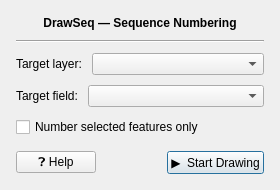
<?xml version="1.0" encoding="UTF-8"?>
<ui version="4.0">
 <class>SetupDialogBase</class>
 <widget class="QDialog" name="SetupDialogBase">
  <property name="geometry">
   <rect>
    <x>0</x>
    <y>0</y>
    <width>280</width>
    <height>190</height>
   </rect>
  </property>
  <property name="windowTitle">
   <string>DrawSeq – Setup</string>
  </property>
  <property name="minimumSize">
   <size>
    <width>280</width>
    <height>190</height>
   </size>
  </property>
  <layout class="QVBoxLayout" name="mainLayout">
   <property name="spacing">
    <number>10</number>
   </property>
   <property name="leftMargin">
    <number>16</number>
   </property>
   <property name="topMargin">
    <number>16</number>
   </property>
   <property name="rightMargin">
    <number>16</number>
   </property>
   <property name="bottomMargin">
    <number>16</number>
   </property>

   <!-- Title label -->
   <item>
    <widget class="QLabel" name="titleLabel">
     <property name="text">
      <string>&lt;b&gt;DrawSeq — Sequence Numbering&lt;/b&gt;</string>
     </property>
     <property name="alignment">
      <set>Qt::AlignHCenter</set>
     </property>
    </widget>
   </item>

   <!-- Horizontal rule / separator -->
   <item>
    <widget class="QFrame" name="line">
     <property name="frameShape">
      <enum>QFrame::HLine</enum>
     </property>
     <property name="frameShadow">
      <enum>QFrame::Sunken</enum>
     </property>
    </widget>
   </item>

   <!-- Layer selection row -->
   <item>
    <layout class="QHBoxLayout" name="layerRow">
     <item>
      <widget class="QLabel" name="layerLabel">
       <property name="text">
        <string>Target layer:</string>
       </property>
      </widget>
     </item>
     <item>
      <widget class="QComboBox" name="layerComboBox">
       <property name="sizePolicy">
        <sizepolicy hsizetype="Expanding" vsizetype="Fixed">
         <horstretch>1</horstretch>
         <verstretch>0</verstretch>
        </sizepolicy>
       </property>
       <property name="toolTip">
        <string>Select the vector layer whose features will be numbered</string>
       </property>
      </widget>
     </item>
    </layout>
   </item>

   <!-- Field selection row -->
   <item>
    <layout class="QHBoxLayout" name="fieldRow">
     <item>
      <widget class="QLabel" name="fieldLabel">
       <property name="text">
        <string>Target field:</string>
       </property>
      </widget>
     </item>
     <item>
      <widget class="QComboBox" name="fieldComboBox">
       <property name="sizePolicy">
        <sizepolicy hsizetype="Expanding" vsizetype="Fixed">
         <horstretch>1</horstretch>
         <verstretch>0</verstretch>
        </sizepolicy>
       </property>
       <property name="toolTip">
        <string>Select an existing field or type a new one to store sequence numbers</string>
       </property>
      </widget>
     </item>
    </layout>
   </item>

   <!-- Selected-only checkbox -->
   <item>
    <widget class="QCheckBox" name="selectedOnlyCheckBox">
     <property name="text">
      <string>Number selected features only</string>
     </property>
     <property name="toolTip">
      <string>When checked, only the currently selected features in the layer will be considered for numbering</string>
     </property>
    </widget>
   </item>

   <!-- Spacer -->
   <item>
    <spacer name="verticalSpacer">
     <property name="orientation">
      <enum>Qt::Vertical</enum>
     </property>
     <property name="sizeHint" stdset="0">
      <size>
       <width>20</width>
       <height>10</height>
      </size>
     </property>
    </spacer>
   </item>

   <!-- Bottom button row: Help + Start Drawing -->
   <item>
    <layout class="QHBoxLayout" name="bottomButtonRow">
     <item>
      <widget class="QPushButton" name="helpButton">
       <property name="text">
        <string>❓ Help</string>
       </property>
       <property name="toolTip">
        <string>Show the quick-start guide for the DrawSeq tool</string>
       </property>
       <property name="maximumWidth">
        <number>80</number>
       </property>
      </widget>
     </item>
     <item>
      <spacer name="buttonSpacer">
       <property name="orientation">
        <enum>Qt::Horizontal</enum>
       </property>
       <property name="sizeHint" stdset="0">
        <size>
         <width>40</width>
         <height>20</height>
        </size>
       </property>
      </spacer>
     </item>
     <item>
      <widget class="QPushButton" name="startDrawingButton">
       <property name="text">
        <string>▶  Start Drawing</string>
       </property>
       <property name="toolTip">
        <string>Close this dialog and activate the drawing tool on the map canvas</string>
       </property>
       <property name="default">
        <bool>true</bool>
       </property>
      </widget>
     </item>
    </layout>
   </item>

  </layout>
 </widget>
 <resources/>
 <connections/>
</ui>
